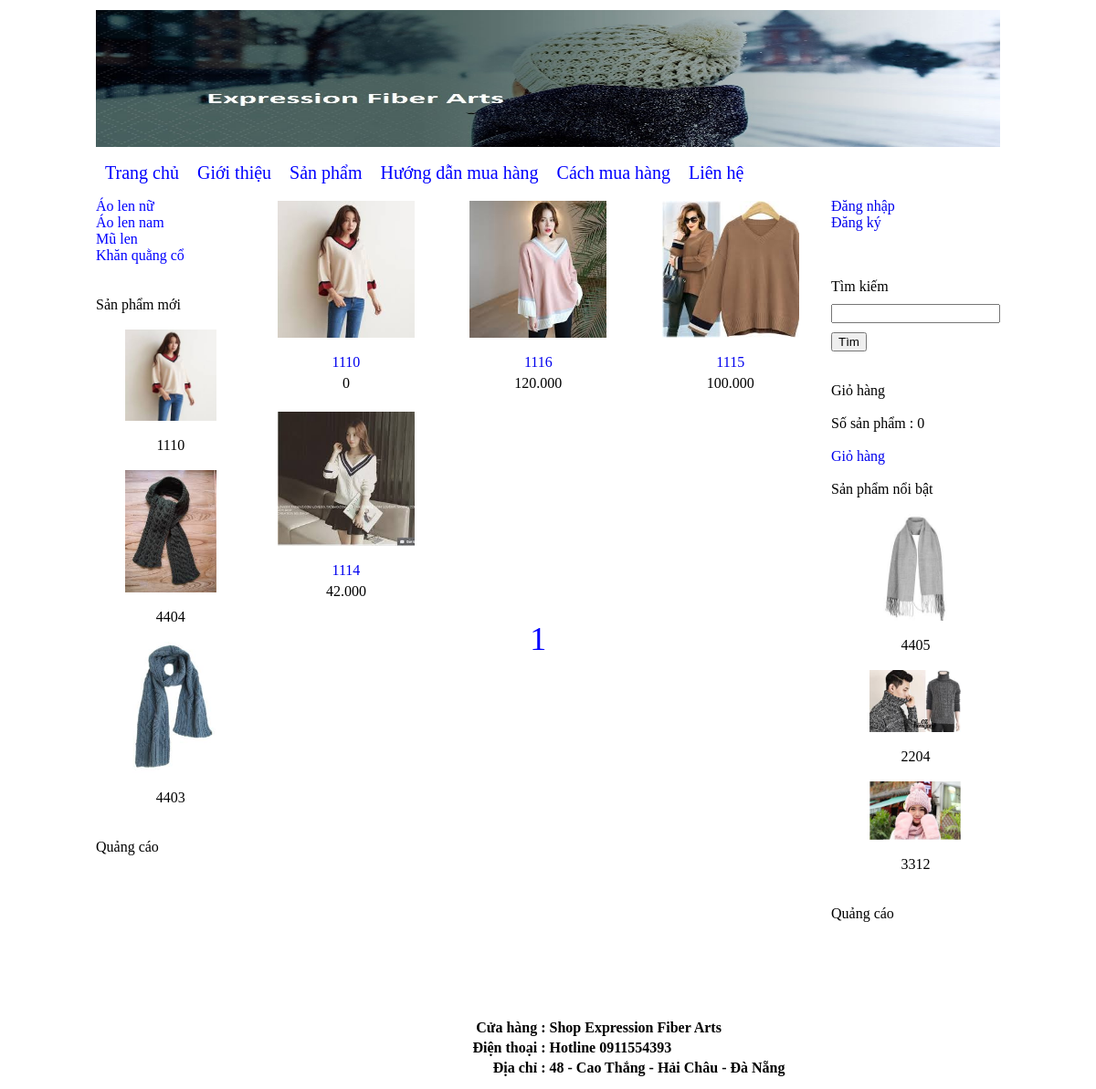
Screenshot of /?thamso=xuat_san_pham&id=1 with the database file from the repository.
### tables this page shows
CREATE TABLE `banner` (
  `id` int(11) NOT NULL,
  `hinh` varchar(256) NOT NULL,
  `rong` varchar(256) NOT NULL,
  `cao` varchar(256) NOT NULL
);

CREATE TABLE `menu_ngang` (
  `id` int(11) NOT NULL,
  `ten` varchar(256) NOT NULL,
  `noi_dung` mediumtext NOT NULL,
  `loai_menu` varchar(256) NOT NULL
);

CREATE TABLE `menu_doc` (
  `id` int(11) NOT NULL,
  `ten` varchar(256) NOT NULL
);

CREATE TABLE `san_pham` (
  `id` int(11) NOT NULL,
  `ten` varchar(256) NOT NULL,
  `gia` int(255) NOT NULL,
  `hinh_anh` varchar(256) NOT NULL,
  `noi_dung` mediumtext NOT NULL,
  `thuoc_menu` int(255) NOT NULL,
  `noi_bat` varchar(256) NOT NULL,
  `trang_chu` varchar(256) NOT NULL,
  `sap_xep_trang_chu` int(255) NOT NULL
);

CREATE TABLE `footer` (
  `id` int(11) NOT NULL,
  `html` mediumtext NOT NULL
);

### chuc_nang/san_pham/xuat.php (the view)
<?php
	$id=$_GET['id'];
	$so_du_lieu=15;
	$tv="select count(*) from san_pham where thuoc_menu='$id';";
	$tv_1=mysqli_query($connect,$tv);
	$tv_2=mysqli_fetch_array($tv_1);
	$so_trang=ceil($tv_2[0]/$so_du_lieu);
	if(!isset($_GET['trang'])){$vtbd=0;}else{$vtbd=($_GET['trang']-1)*$so_du_lieu;}
	$tv="select id,ten,gia,hinh_anh,thuoc_menu from san_pham where thuoc_menu='$id' order by id desc limit $vtbd,$so_du_lieu";
	$tv_1=mysqli_query($connect,$tv);
	echo "<table>";
	while($tv_2=mysqli_fetch_array($tv_1))
	{
		echo "<tr>";
			for($i=1;$i<=3;$i++)
			{
				echo "<td align='center' width='215px' valign='top' >";
					if($tv_2!=false)
					{
						$link_anh="hinh_anh/san_pham/".$tv_2['hinh_anh'];
						$link_chi_tiet="?thamso=chi_tiet_san_pham&id=".$tv_2['id'];
						$gia=$tv_2['gia'];
						$gia=number_format($gia,0,",",".");
						echo "<a href='$link_chi_tiet' >";
							echo "<img src='$link_anh' width='150px' >";
						echo "</a>";
						echo "<br>";
						echo "<br>";
						echo "<a href='$link_chi_tiet' >";
							echo $tv_2['ten'];
						echo "</a>";
						echo "<div style='margin-top:5px' >";
						echo $gia;
						echo "</div>";
						echo "<br>";
					}
					else
					{
						echo "&nbsp;";
					}
				echo "</td>";
				if($i!=3)
				{
					$tv_2=mysqli_fetch_array($tv_1);
				}
			}
		echo "</tr>";
	}
	echo "<tr>";
		echo "<td colspan='3' align='center' >";
			echo "<div class='phan_trang' >";
				for($i=1;$i<=$so_trang;$i++)
				{
					$link="?thamso=xuat_san_pham&id=".$_GET['id']."&trang=".$i;
					echo "<a href='$link' >";
						echo $i;echo " ";
					echo "</a>";
				}
			echo "</div>";
		echo "</td>";
	echo "</tr>";
	echo "</table>";
?>

### chuc_nang/banner/banner.php
<?php
	$tv="select * from banner limit 0,1";
	$tv_1=mysqli_query($connect,$tv);
	$tv_2=mysqli_fetch_array($tv_1);
	$link_hinh="hinh_anh/banner/".$tv_2['hinh'];
	echo "<img src='".$link_hinh."' width='".$tv_2['rong']."' height='".$tv_2['cao']."' >";
?>

### chuc_nang/menu_ngang/menu_ngang.php
<?php
	$tv="select id,ten,loai_menu from menu_ngang order by id";
	$tv_1=mysqli_query($connect,$tv);
	echo "<div class='menu_ngang' >";
	echo "<a href='index.php'>Trang chủ</a>";
	while($tv_2=mysqli_fetch_array($tv_1))
	{
		if($tv_2['loai_menu']==""){$link_menu="?thamso=xuat_mot_tin&id=".$tv_2['id'];}
		if($tv_2['loai_menu']=="san_pham"){$link_menu="?thamso=xuat_san_pham_2";}
		echo "<a href='$link_menu'>";
			echo $tv_2['ten'];
		echo "</a>";
	}
	echo "</div>";
?>

### chuc_nang/menu_doc/menu_doc.php
<?php
	$tv="select * from menu_doc order by id";
	$tv_1=mysqli_query($connect,$tv);
	echo "<div class='menu_doc' >";
	while($tv_2=mysqli_fetch_array($tv_1))
	{
		$link="?thamso=xuat_san_pham&id=".$tv_2['id'];
		echo "<a href='$link'>";
			echo $tv_2['ten'];
		echo "</a>";
	}
	echo "</div>";
?>

### chuc_nang/san_pham/moi.php
<br><br>
Sản phẩm mới <br><br>
<center>
	<?php
		$tv="select id,ten,hinh_anh from san_pham order by id desc limit 0,3";
		$tv_1=mysqli_query($connect,$tv);
		while($tv_2=mysqli_fetch_array($tv_1))
		{
			$link_anh="hinh_anh/san_pham/".$tv_2['hinh_anh'];
			$link_chi_tiet="?thamso=chi_tiet_san_pham&id=".$tv_2['id'];
			echo "<a href='$link_chi_tiet' >";
				echo "<img src='$link_anh' width='100px' >";
			echo "</a>";
			echo "<br><br>";
			echo $tv_2['ten'];
			echo "<br>";
			echo "<br>";
		}
	?>
</center>

### chuc_nang/san_pham/noi_bat.php
<br><br>
Sản phẩm nổi bật <br><br>
<center>
	<?php
		$tv="select id,ten,hinh_anh from san_pham where noi_bat='co' order by id desc limit 0,3";
		$tv_1=mysqli_query($connect,$tv);
		while($tv_2=mysqli_fetch_array($tv_1))
		{
			$link_anh="hinh_anh/san_pham/".$tv_2['hinh_anh'];
			$link_chi_tiet="?thamso=chi_tiet_san_pham&id=".$tv_2['id'];
			echo "<a href='$link_chi_tiet' >";
				echo "<img src='$link_anh' width='100px' >";
			echo "</a>";
			echo "<br><br>";
			echo $tv_2['ten'];
			echo "<br>";
			echo "<br>";
		}
	?>
</center>

### chuc_nang/footer/footer.php
<?php
	$tv="select * from footer limit 0,1";
	$tv_1=mysqli_query($connect,$tv);
	$tv_2=mysqli_fetch_array($tv_1);
	echo $tv_2['html'];
?>

### giao_dien/giao_dien.css (style rules this page uses)
a { text-decoration: none; }
div.menu_ngang a { color:blue; margin-left: 10px; margin-right: 10px; text-decoration: none; font-size:20px; }
div.menu_doc a { color:blue; text-decoration: none; display:block; }
div.phan_trang a { font-size:36px; margin-left:5px; margin-right:5px; text-decoration: none; color:blue; }

### rows the page displays
banner: hinh (picture)
menu_ngang: ten "Giới thiệu"
menu_ngang: ten "Sản phẩm"
menu_ngang: ten "Hướng dẫn mua hàng"
menu_ngang: ten "Cách mua hàng"
menu_ngang: ten "Liên hệ"
menu_doc: ten "Áo len nữ"
menu_doc: ten "Áo len nam"
menu_doc: ten "Mũ len"
menu_doc: ten "Khăn quằng cổ"
san_pham: hinh_anh (picture), ten "1110", gia "0"
san_pham: hinh_anh (picture), ten "4404"
san_pham: hinh_anh (picture), ten "4403"
san_pham: hinh_anh (picture), ten "1116", gia "120.000"
san_pham: hinh_anh (picture), ten "1115", gia "100.000"
san_pham: hinh_anh (picture), ten "1114", gia "42.000"
san_pham: hinh_anh (picture), ten "4405"
san_pham: hinh_anh (picture), ten "2204"
san_pham: hinh_anh (picture), ten "3312"
footer: html "Cửa hàng : Shop Expression Fiber Arts Điện thoại : Hotline 0911554393 Địa chỉ : 48 - Cao Thắng - Hải Châu - Đà Nẵng"

### other values shown
$so_luong "0"
